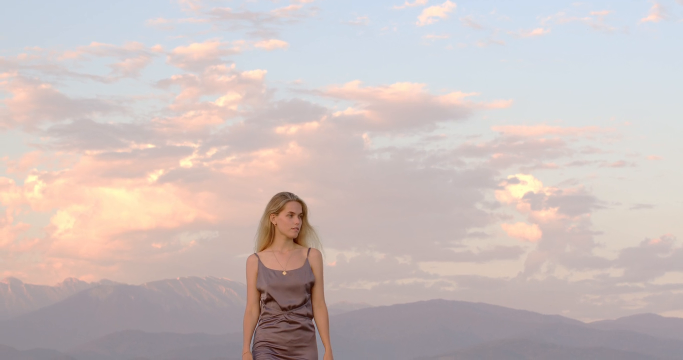
#> input picture frame 27 of session_04/videos/03.mp4, 1366 x 720 px (shown at 1/2 size)
$ python main.py
#> lines starting #> are read from the running program, lines starting #| are printed output that depends on the picture; after the words box and inside, x2 and y2 are one past the last pixel; in counts of white or black regions, pixels touching at a corner belong together
import cv2

cap = cv2.VideoCapture('03.mp4')

while True:
    ret, img = cap.read()
#> img is the input picture: shape (720, 1366, 3); mean B, G, R 189, 191.1, 203.8

    if not ret:
        break

    cv2.rectangle(img, pt1=(721, 183), pt2=(878, 465), color=(255, 0, 0), thickness=2)
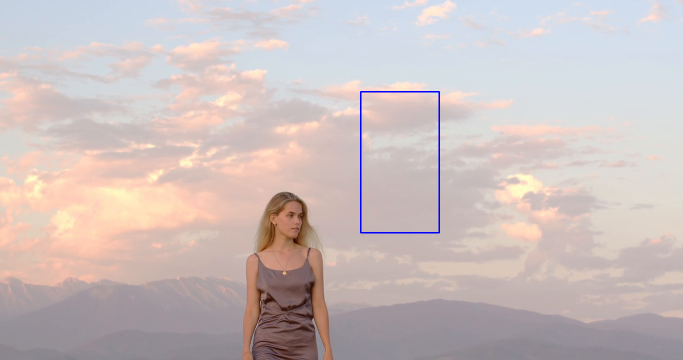
#> img: shape (720, 1366, 3) (shown at 1/2 size); 0.27% of pixels changed, all inside (x1, y1, x2, y2) = (720, 182, 880, 467)

    cropped_img = img[183:465, 721:878]
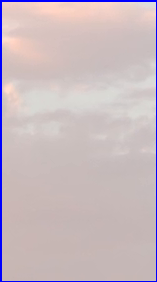
#> cropped_img: shape (282, 157, 3); mean B, G, R 192, 186.9, 201.1

    cv2.imshow('cropped_img', cropped_img)
    cv2.imshow('result', img)
    if cv2.waitKey(1) == ord('q'):
#> (key q is pressed here)
        break

$ run again, starting later in the video
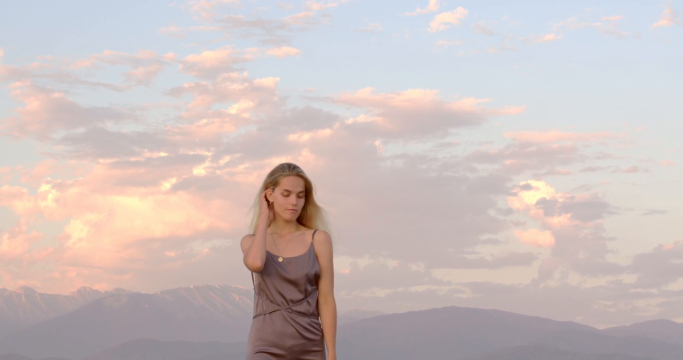
#> input picture frame 123 of session_04/videos/03.mp4, 1366 x 720 px (shown at 1/2 size)
#> img is the input picture: shape (720, 1366, 3); mean B, G, R 189, 190.9, 203.9
#> `cv2.rectangle(img, pt1=(721, 183), pt2=(878, 465), color=(255, 0, 0), ..`:
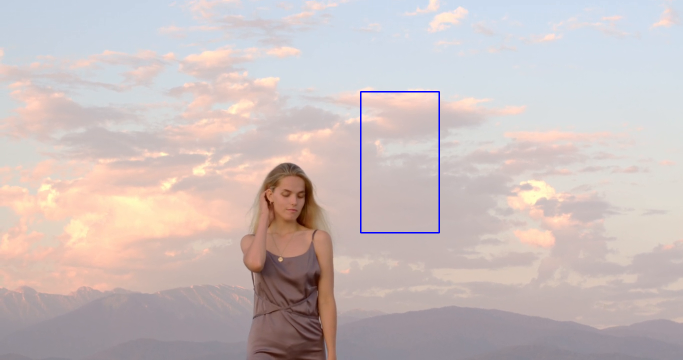
#> img: shape (720, 1366, 3) (shown at 1/2 size); 0.27% of pixels changed, all inside (x1, y1, x2, y2) = (720, 182, 880, 467)
#> `cropped_img = img[183:465, 721:878]`:
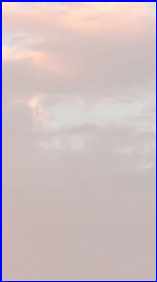
#> cropped_img: shape (282, 157, 3); mean B, G, R 192.7, 188.4, 204.4
